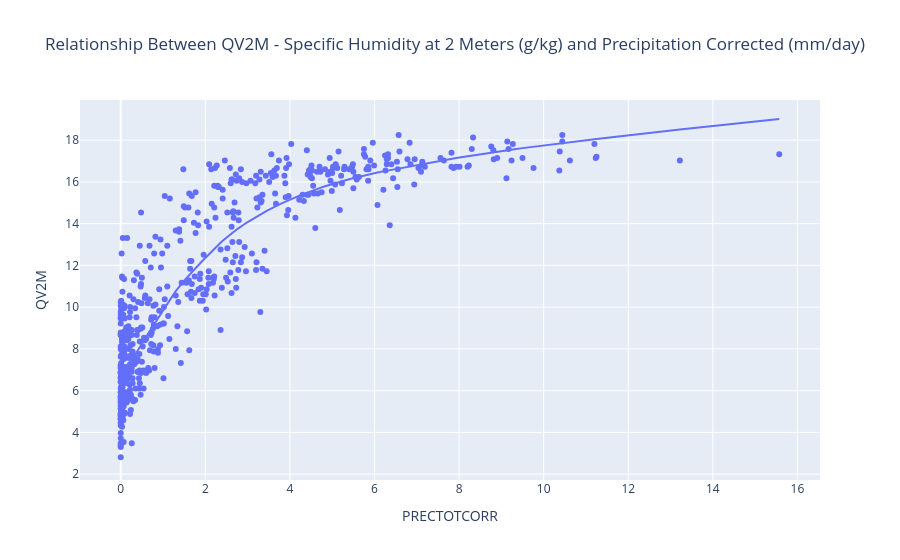

Notebook code for this chart:
### Markdown cell above
## Relationship Between QV2M - Specific Humidity at 2 Meters (g/kg) and Precipitation Corrected (mm/day)

### Code cell
fig = px.scatter(data_frame=district, 
    x = "PRECTOTCORR", 
    y="QV2M",
    trendline=trendline_param,
    title="Relationship Between QV2M - Specific Humidity at 2 Meters (g/kg) and Precipitation Corrected (mm/day)")

fig.show()

### Figure 1 — Plotly figure (JSON) as saved in the notebook; plotly's stock layout.template omitted (floating-point values rounded to 4 significant figures; data arrays with more than 128 entries replaced by an {"elided": "..."} marker saying what was removed)
{"data": [{"hovertemplate": "PRECTOTCORR=%{x}<br>QV2M=%{y}<extra></extra>", "legendgroup": "", "marker": {"color": "#636efa", "symbol": "circle"}, "mode": "markers", "name": "", "orientation": "v", "showlegend": false, "type": "scatter", "x": {"elided": "533 float values"}, "xaxis": "x", "y": {"elided": "533 float values"}, "yaxis": "y"}, {"hovertemplate": "<b>LOWESS trendline</b><br><br>PRECTOTCORR=%{x}<br>QV2M=%{y} <b>(trend)</b><extra></extra>", "legendgroup": "", "marker": {"color": "#636efa", "symbol": "circle"}, "mode": "lines", "name": "", "showlegend": false, "type": "scatter", "x": {"elided": "533 float values"}, "xaxis": "x", "y": {"elided": "533 float values"}, "yaxis": "y"}], "layout": {"legend": {"tracegroupgap": 0}, "title": {"text": "Relationship Between QV2M - Specific Humidity at 2 Meters (g/kg) and Precipitation Corrected (mm/day)"}, "xaxis": {"anchor": "y", "domain": [0, 1], "title": {"text": "PRECTOTCORR"}}, "yaxis": {"anchor": "x", "domain": [0, 1], "title": {"text": "QV2M"}}}}
